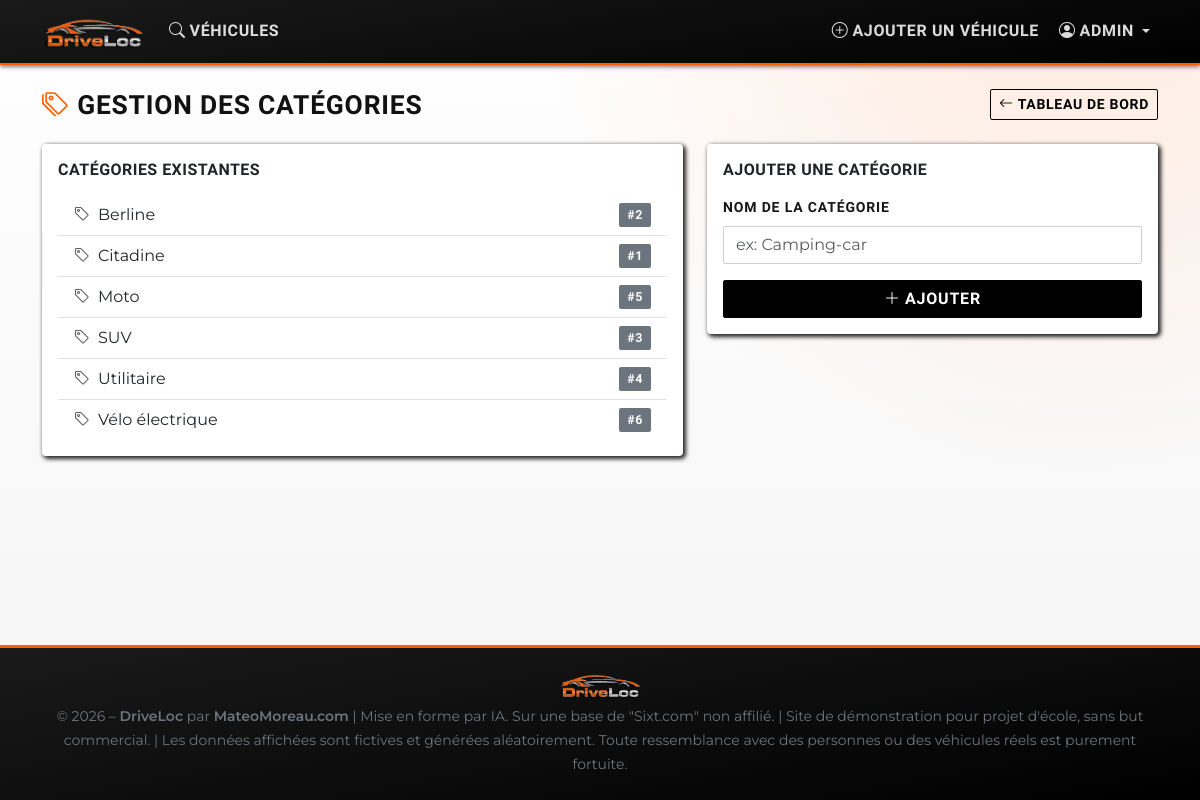
The app's page /dashboard/admin/categories (signed in) with its own data.
### tables this page shows
CREATE TABLE `categories` (
  `id` int(10) UNSIGNED NOT NULL,
  `name` varchar(100) NOT NULL,
  `created_at` timestamp NOT NULL DEFAULT current_timestamp()
);

### core/Controller.php (called while the page is built, shortened)
<?php
abstract class Controller
{
    protected function render(string $view, array $data = []): void
    {
        extract($data, EXTR_SKIP);
        $viewFile = VIEWS_PATH . '/' . $view . '.php';
        require VIEWS_PATH . '/layouts/header.php';
        require $viewFile;
        require VIEWS_PATH . '/layouts/footer.php';
    }
}

### controllers/AdminController.php (called while the page is built, shortened)
<?php
class AdminController extends Controller
{
    public function categories(): void
    {
        $this->render('dashboard/admin/categories', [
            'pageTitle'  => 'Gestion des catégories – ' . APP_NAME,
            'categories' => (new Category())->all(),
            'error'      => Session::getFlash('error'),
            'success'    => Session::getFlash('success'),
        ]);
    }
}

### index.php (called while the page is built, shortened)
<?php
require_once __DIR__ . '/config/database.php';
require_once __DIR__ . '/core/Model.php';
require_once __DIR__ . '/core/Controller.php';
require_once __DIR__ . '/core/Router.php';
$router = new Router();
$router->dispatch();

### core/Model.php (called while the page is built, shortened)
<?php
abstract class Model
{
    protected PDO $db;
    public function __construct()
    {
        $this->db = Database::getInstance();
    }
    protected function query(string $sql, array $params = []): PDOStatement
    {
        $stmt = $this->db->prepare($sql);
        $stmt->execute($params);
        return $stmt;
    }
    protected function fetchAll(string $sql, array $params = []): array
    {
        return $this->query($sql, $params)->fetchAll();
    }
}

### config/database.php (called while the page is built, shortened)
<?php
final class Database
{
    private static ?PDO $instance = null;
    public static function getInstance(): PDO
    {
        if (self::$instance === null) {
            $host   = getenv('DB_HOST')  ?: '127.0.0.1';
            $dbname = getenv('DB_NAME')  ?: 'driveloc';
            $user   = getenv('DB_USER')  ?: 'driveloc';
            $pass   = getenv('DB_PASS')  ?: 'driveloc';
            $port   = (int) (getenv('DB_PORT') ?: 3306);
            $dsn = sprintf(
                'mysql:host=%s;port=%d;dbname=%s;charset=%s',
                $host,
                $port,
                $dbname,
                self::CHARSET
            );
            self::$instance = new PDO($dsn, $user, $pass, [
                PDO::ATTR_ERRMODE            => PDO::ERRMODE_EXCEPTION,
                PDO::ATTR_DEFAULT_FETCH_MODE => PDO::FETCH_ASSOC,
                PDO::ATTR_EMULATE_PREPARES   => false,
            ]);
        }
        return self::$instance;
    }
}

### models/Category.php (called while the page is built, shortened)
<?php
require_once ROOT_PATH . '/core/Model.php';
class Category extends Model
{
    public function all(): array
    {
        return $this->fetchAll('SELECT * FROM categories ORDER BY name ASC');
    }
}

### views/dashboard/admin/categories.php (the view, shortened to what this page needs)
<div class="d-flex justify-content-between align-items-center mb-4">
    <h1 class="h4 fw-bold mb-0">
        <i class="bi bi-tags me-2 text-warning"></i>Gestion des catégories
    </h1>
    <a href="<?= APP_URL ?>/dashboard/admin" class="btn btn-outline-dark btn-sm">
        <i class="bi bi-arrow-left me-1"></i>Tableau de bord
    </a>
</div>
<div class="row g-4">
    <div class="col-md-7">
        <div class="card border-0" style="box-shadow: 2px 2px 4px 1px #252525;">
            <div class="card-body">
                <h2 class="h6 fw-bold mb-3">Catégories existantes</h2>
                <ul class="list-group list-group-flush">
                    <?php foreach ($categories as $cat): ?>
                        <li class="list-group-item d-flex justify-content-between align-items-center">
                            <span><i class="bi bi-tag me-2 text-muted"></i><?= ($cat['name']) ?></span>
                            <span class="badge bg-secondary">#<?= $cat['id'] ?></span>
                        </li>
                    <?php endforeach; ?>
                </ul>
            </div>
        </div>
    </div>
    <div class="col-md-5">
        <div class="card border-0" style="box-shadow: 2px 2px 4px 1px #252525;">
            <div class="card-body">
                <h2 class="h6 fw-bold mb-3">Ajouter une catégorie</h2>
                <form method="POST" action="<?= APP_URL ?>/dashboard/admin/categories/create">
                    <div class="mb-3">
                        <label for="name" class="form-label small fw-semibold">Nom de la catégorie</label>
                        <input type="text" id="name" name="name"
                               class="form-control" required
                               placeholder="ex: Camping-car">
                    </div>
                    <button type="submit" class="btn btn-dark w-100 fw-semibold">
                        <i class="bi bi-plus-lg me-1"></i>Ajouter
                    </button>
                </form>
            </div>
        </div>
    </div>
</div>

### core/Router.php (shortened to what this page needs)
<?php
class Router
{
    private array $routes = [];
    public function route(string $method, string $path, string $controller, string $action): void
    {
        $this->routes[] = [$method, $path, $controller, $action];
    }
    public function dispatch(): void
    {
        $method = $_SERVER['REQUEST_METHOD'];
        $uri = parse_url($_SERVER['REQUEST_URI'], PHP_URL_PATH) ?? '/';
        $uri = '/' . ltrim($uri ?: '/', '/');
        foreach ($this->routes as [$routeMethod, $routePath, $controller, $action]) {
            if ($routeMethod === $method && preg_match('#^' . $routePath . '$#', $uri, $matches)) {
                $this->call($controller, $action, array_slice($matches, 1));
                return;
            }
        }
    }
    private function call(string $controller, string $action, array $params): void
    {
        $c = new $controller();
        $c->$action(...$params);
    }
}

### assets/css/style.css (style rules this page uses)
:root { --sixt-black: #000000; --sixt-orange: #ff5f00; --sixt-white: #ffffff; --sixt-surface: #0f0f0f; --sixt-soft: #f5f5f5; --sixt-border: #222222; --sixt-shadow: 0 14px 30px rgba(0, 0, 0, 0.22); }
* { -webkit-font-smoothing: antialiased; text-rendering: optimizeLegibility; }
body { font-family: 'Montserrat', 'Segoe UI', sans-serif; background: radial-gradient(circle at 90% -10%, rgba(255, 95, 0, 0.14), transparent 40%), linear-gradient(180deg, #ffffff 0%, #f4f4f4 100%); color: #121212; }
h1, h2, h3, h4, h5, h6, .navbar-brand, .btn { font-family: 'Barlow Condensed', 'Montserrat', sans-serif; letter-spacing: 0.02em; }
h1, h2, h3 { text-transform: uppercase; font-weight: 800; letter-spacing: 0.03em; }
.h1, h1 { font-size: clamp(2rem, 4.5vw, 3.8rem); line-height: 0.95; }
.h4, h4 { font-size: clamp(1.35rem, 2.2vw, 2rem); line-height: 1; }
.btn { border-radius: 2px; text-transform: uppercase; font-weight: 700; letter-spacing: 0.05em; transition: transform 0.18s ease, box-shadow 0.18s ease, background-color 0.18s ease, border-color 0.18s ease, color 0.18s ease; }
.btn-dark { background-color: var(--sixt-black) !important; border-color: var(--sixt-black) !important; color: var(--sixt-white) !important; }
.btn-outline-dark { border-color: var(--sixt-black) !important; color: var(--sixt-black) !important; }
.card { border: 1px solid #e5e5e5; border-radius: 4px; box-shadow: var(--sixt-shadow); overflow: hidden; transition: transform 0.2s ease, box-shadow 0.2s ease; }
.card .bi { line-height: 1; }
.badge { border-radius: 2px; padding: 0.45em 0.62em; font-family: 'Barlow Condensed', 'Montserrat', sans-serif; font-size: 0.78rem; letter-spacing: 0.06em; text-transform: uppercase; }
.form-label { font-family: 'Barlow Condensed', 'Montserrat', sans-serif; text-transform: uppercase; letter-spacing: 0.06em; font-weight: 700; color: #161616; }
.form-control, .form-select { border-radius: 2px; border: 1px solid #cfcfcf; background-color: var(--sixt-white); color: #121212; transition: border-color 0.15s ease, box-shadow 0.15s ease; }
a { color: #0f0f0f; }
.text-warning, .text-warning-emphasis { color: var(--sixt-orange) !important; }

### records on screen
categories: name "Berline", id "2"
categories: name "Citadine", id "1"
categories: name "Moto", id "5"
categories: name "SUV", id "3"
categories: name "Utilitaire", id "4"
categories: name "Vélo électrique", id "6"
